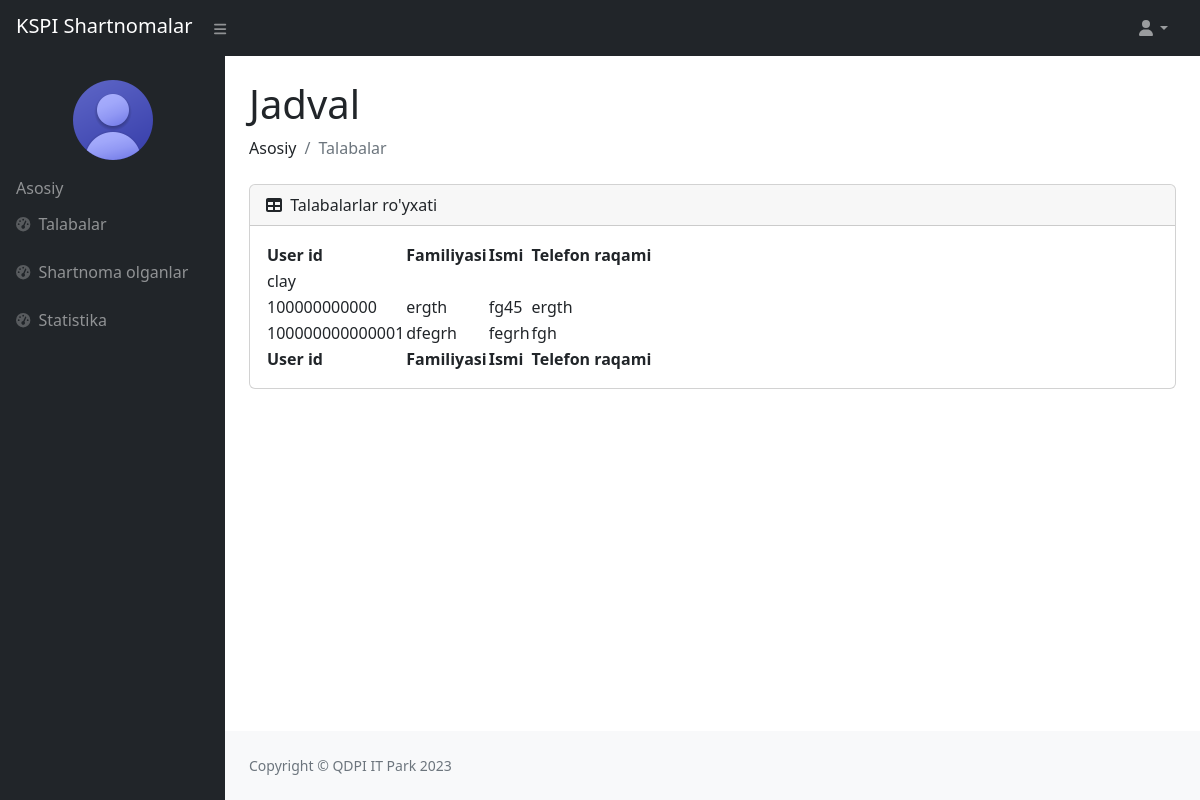
Before: /dekanat_talaba/ (signed in) with the older database file.
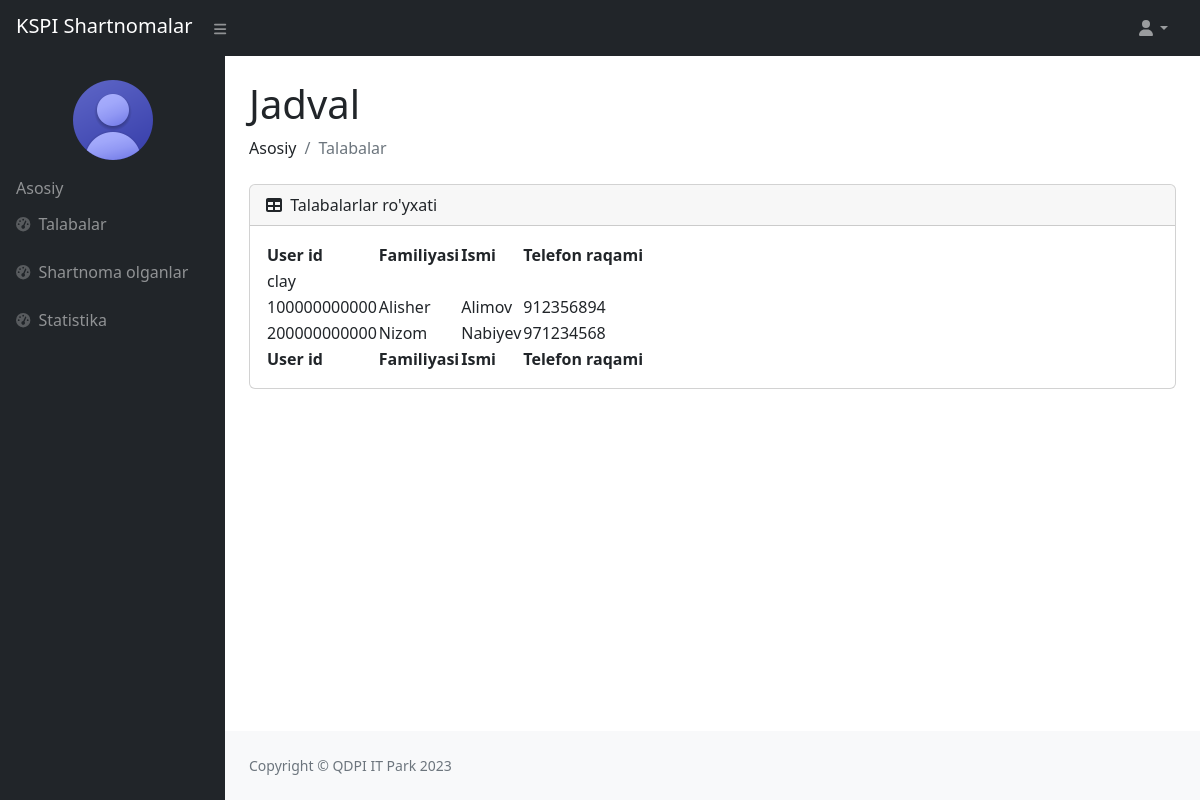
After: the same page with the newer database file.
### users/models.py (models this page shows)
class User(AbstractUser):
    sharif = models.CharField(max_length=100)
    t_yil = models.CharField(max_length=100, blank=True)
    t_nomer = models.CharField(max_length=200)
    k_yil = models.CharField(max_length=200, blank=True)
    gender = models.CharField(max_length=100, blank=True)
    talim_turi = models.CharField(max_length=100, blank=True)
    fakultet = models.CharField(max_length=100, blank=True)
    yonalish = models.CharField(max_length=100, blank=True)
    kurs = models.CharField(max_length=10, blank=True)
    guruh = models.CharField(max_length=100, blank=True)
    viloyat = models.CharField(max_length=100)
    tuman = models.CharField(max_length=100)
    mfy = models.CharField(max_length=100, blank=True)
    kocha_uy = models.CharField(max_length=100)
    lavozim = models.CharField(max_length=100, blank=True)
    dekanat_fakultet = models.CharField(max_length=100, blank=True)
    dekanat_kafedra = models.CharField(max_length=100, blank=True)
    parol = models.CharField(max_length=100)

### users/views.py (the view)
# urls.py: path('dekanat_talaba/', dekanat_talaba, name='dekanat_talaba'),
def dekanat_talaba(request):
    fakultet = request.user.dekanat_fakultet
    talaba = User.objects.filter(fakultet=fakultet)
    contex = {
        'talaba':talaba,
    }
    return render(request, 'adminlar/dekanat/talaba.html', contex)

### templates/adminlar/dekanat/talaba.html (shortened to what this page needs)
{% load static %}
<!DOCTYPE html>
<html lang="en">
<head>
    <link href="https://cdn.jsdelivr.net/npm/simple-datatables@7.1.2/dist/style.min.css" rel="stylesheet"/>
    <link rel="stylesheet" href="{% static '/superadmin/css/styles.css' %}">
</head>
<body class="sb-nav-fixed">
    <nav class="sb-topnav navbar navbar-expand navbar-dark bg-dark d-flex justify-content-between">
        <div>
            <a class="navbar-brand ps-3" href="{% url 'home' %}">KSPI Shartnomalar</a>
            <button class="btn btn-link btn-sm order-1 order-lg-0 me-4 me-lg-0 mx-2" id="sidebarToggle" href="#!"><i class="fas fa-bars"></i></button>
        </div>
        <ul class="navbar-nav ms-auto ms-md-0 me-3 me-lg-4">
            <li class="nav-item dropdown">
                <a class="nav-link dropdown-toggle" id="navbarDropdown" href="#" role="button" data-bs-toggle="dropdown" aria-expanded="false"><i class="fas fa-user fa-fw"></i></a>
            </li>
        </ul>
    </nav>
    <div id="layoutSidenav">
        <div id="layoutSidenav_nav">
            <nav class="sb-sidenav accordion sb-sidenav-dark" id="sidenavAccordion">
                <div class="sb-sidenav-menu">
                    <div class="info text-center mt-3 px-2">
                        <img class="rounded-circle mx-auto d-block img-fluid" src="{% static '/superadmin/img/account.png' %}" alt="Admin picture">
                    </div>
                    <div class="nav">
                        <div class="px-3">Asosiy</div>
                        <a class="nav-link" href="{% url 'dekanat_talaba' %}">
                            <div class="sb-nav-link-icon"><i class="fas fa-tachometer-alt"></i></div>
                            Talabalar
                        </a>
                        <a class="nav-link" href="{% url 'dekanat_shartnoma_olgan' %}">
                            <div class="sb-nav-link-icon"><i class="fas fa-tachometer-alt"></i></div>
                            Shartnoma olganlar
                        </a>
                        <a class="nav-link" href="">
                            <div class="sb-nav-link-icon"><i class="fas fa-tachometer-alt"></i></div>
                            Statistika
                        </a>
                    </div>
                </div>
            </nav>
        </div>
        <div id="layoutSidenav_content">
            <main>
                <div class="container-fluid px-4">
                    <h1 class="mt-4">Jadval</h1>
                    <ol class="breadcrumb mb-4">
                        <li class="breadcrumb-item">Asosiy</li>
                        <li class="breadcrumb-item active">Talabalar</li>
                    </ol>
                    <div class="card mb-4">
                        <div class="card-header d-flex align-items-center justify-content-between">
                            <div>
                                <i class="fas fa-table me-1"></i>
                                Talabalarlar ro'yxati
                            </div>
                        </div>
                        <div class="card-body">
                            <table id="datatablesSimple">
                                <thead>
                                    <tr>
                                        <th>User id</th>
                                        <th>Familiyasi</th>
                                        <th>Ismi</th>
                                        <th>Telefon raqami</th>
                                    </tr>
                                </thead>
                                <tfoot>
                                    <tr>
                                        <th>User id</th>
                                        <th>Familiyasi</th>
                                        <th>Ismi</th>
                                        <th>Telefon raqami</th>
                                    </tr>
                                </tfoot>
                                {% for t in talaba %}
                                    <tbody>
                                        <tr>
                                            <td>{{t.username}}</td>
                                            <td>{{t.first_name}}</td>
                                            <td>{{t.last_name}}</td>
                                            <td>{{t.t_nomer}}</td>
                                        </tr>
                                    </tbody>
                                {% endfor %}
                            </table>
                        </div>
                    </div>
                </div>
            </main>
            <footer class="py-4 bg-light mt-auto">
                <div class="container-fluid px-4">
                    <div class="d-flex align-items-center justify-content-between small">
                        <div class="text-muted">Copyright &copy; QDPI IT Park 2023</div>
                    </div>
                </div>
            </footer>
        </div>
    </div>
</body>
</html>

Changed rows visible on the page:
removed User: username "100000000000", first_name "ergth", last_name "fg45", t_nomer "ergth"
removed User: username "100000000000001", first_name "dfegrh", last_name "fegrh", t_nomer "fgh"
added User: username "100000000000", first_name "Alisher", last_name "Alimov", t_nomer "912356894"
added User: username "200000000000", first_name "Nizom", last_name "Nabiyev", t_nomer "971234568"
